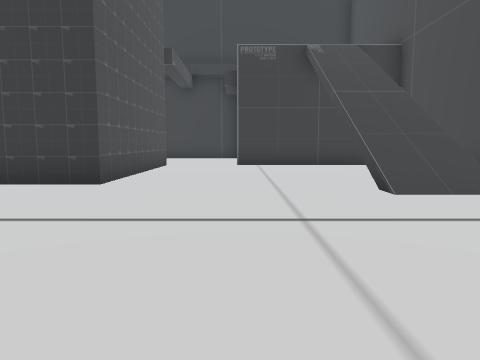
[1] (above)

15 first-person views from a walk through a 3-D level made in the Unity game engine. The camera is 1.3 m above the floor, tilts 6° down and sees 70° across. The floor is counted in squares, 2 m on a side. Each view is taken from the middle of a square. On the plan, view 1 faces up. The plan holds only what a view shows up to about 10 squares ahead; the rest is blank. The place goes on beyond the plan. The player is left out. Some animated figures are left out.

[2]
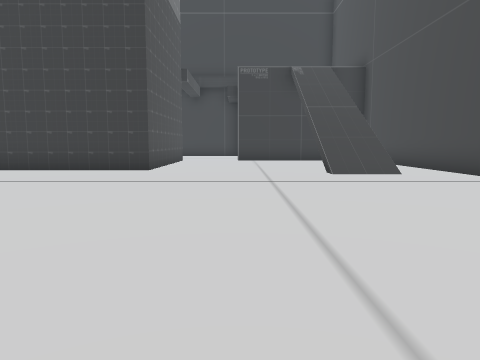

[3]
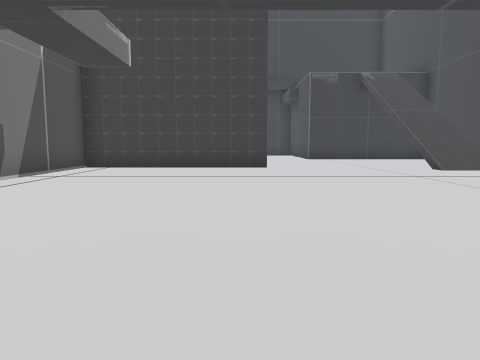

[4]
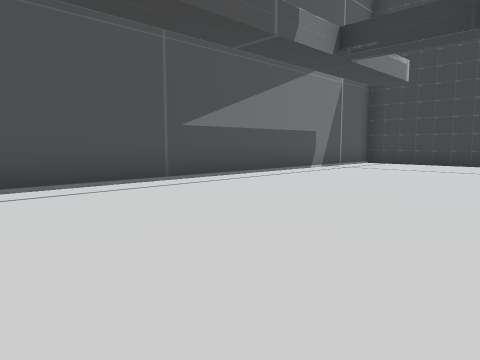

[5]
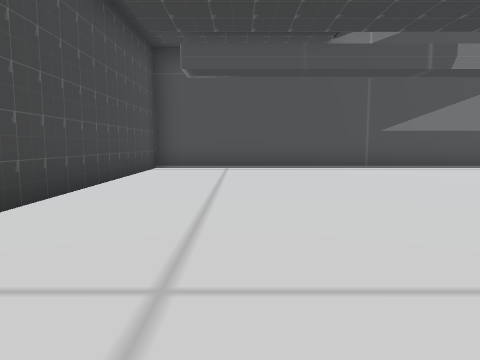

[6]
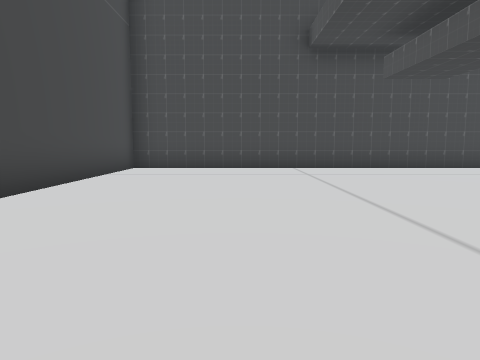

[7]
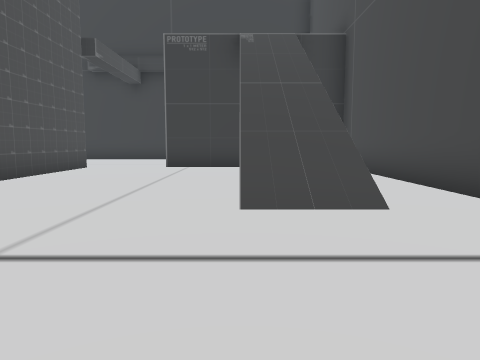

[8]
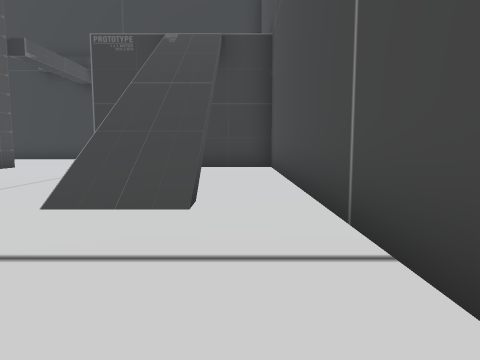

[9]
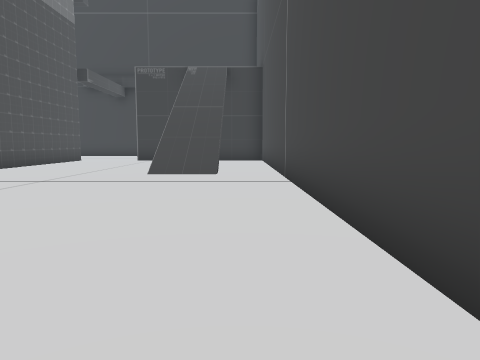

[10]
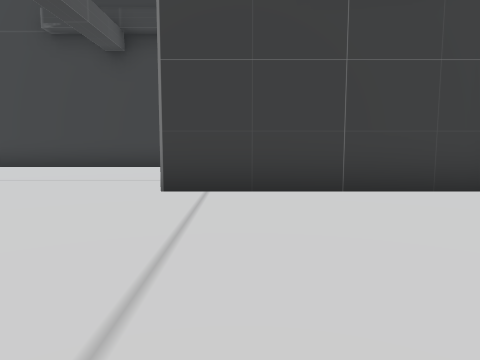

[11]
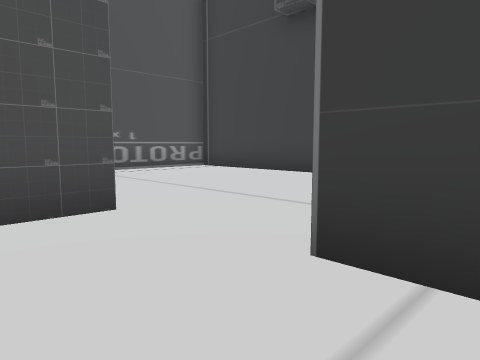

[12]
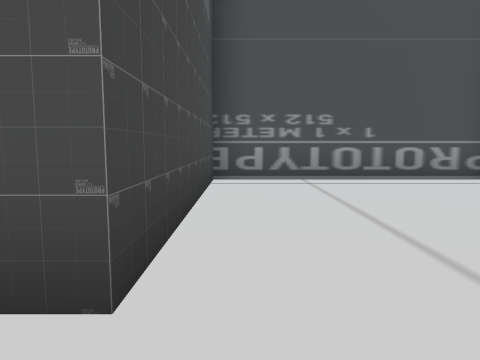

[13]
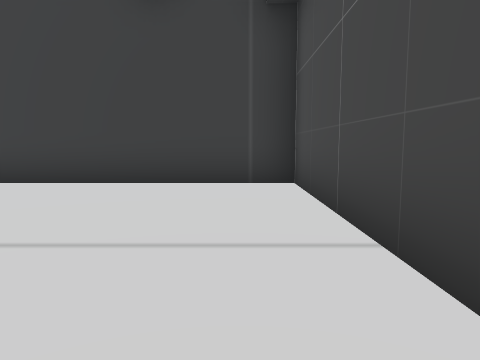

[14]
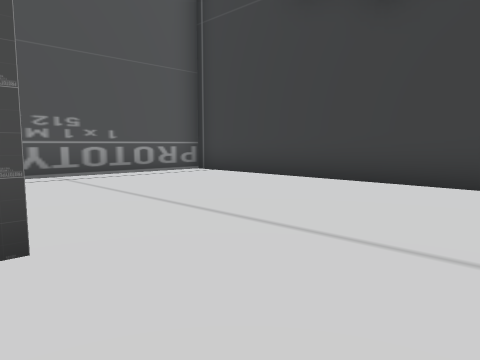

[15]
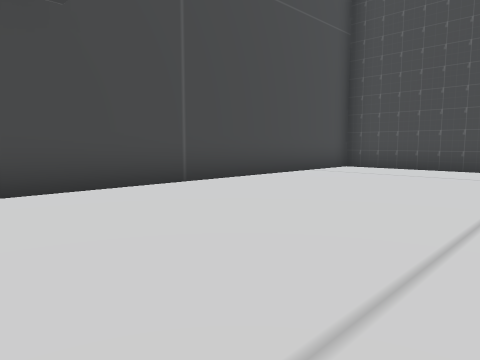

### Floor plan
Points are (right, up) in squares from view 1. A wall is a line through its corners. A room is listed if a view was taken in it or the views show most of it. See-through windows are left out.
Room 1 (views 1, 2, 3, 4, 5, 6, 7, 8, 9, 10, 11, 13, 14, 15)
walls: (-2.3, 10.5) (-2.3, 5.5) (-7.3, 5.5) (-7.3, -8.3) (4.9, -8.3) (4.9, 10.7) (-0.1, 10.7)
ways out: opening at (-1.5, 11) to room 2
Room 2 (view 12)
walls: (-0.1, 11.2) (-0.1, 15.7) (-7.3, 15.7) (-7.3, 10.5) (-2.3, 10.5)
ways out: opening at (-1.5, 11) to room 1

Positions as (right, up) in squares from view 1, and headings:
1: (0, 0), facing up
2: (0, -3), facing up
3: (-3, -4), facing up
4: (-2, -6), facing up-left
5: (2, -6), facing left
6: (2, 1), facing down
7: (2, 1), facing up
8: (4, 1), facing up
9: (4, -3), facing up
10: (1, 6), facing up
11: (1, 9), facing up-left
12: (-1, 11), facing left
13: (-1, 10), facing up
14: (0, 10), facing up-left
15: (0, 1), facing down-right
